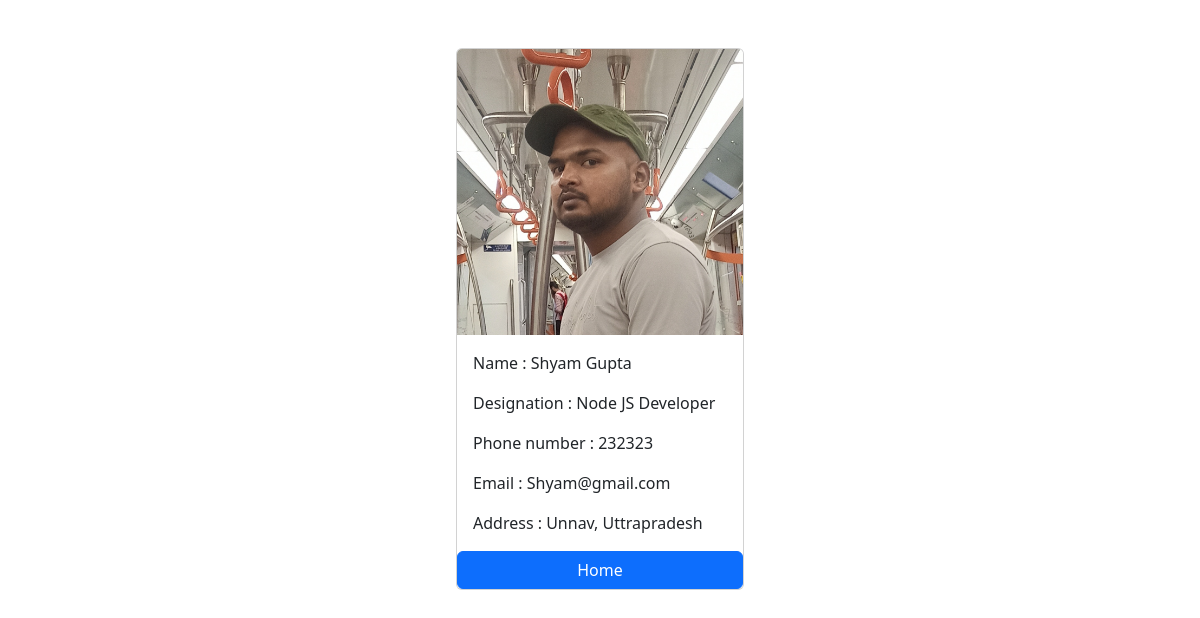
/employee/3/, run on the app's committed database.
### app/models.py (models this page shows, shortened)
class EmployeeDetail(models.Model):
    first_name = models.CharField(max_length=100)
    last_name = models.CharField(max_length=100)
    designation = models.CharField(max_length=100)
    phone_number = models.IntegerField()
    email = models.EmailField()
    photo = models.ImageField(upload_to='images')
    address = models.CharField(max_length=255)

### app/views.py (the view)
# urls.py: path('employee/<int:pk>/', views.employee_detail, name='employee_detail')
def employee_detail(request, pk):
    try:
        employee = EmployeeDetail.objects.get(pk=pk)
        context = {
            'employee' : employee
        }
        return render(request, 'employee_details.html', context)
    except:
        return redirect('home')

### templates/employee_details.html (shortened to what this page needs)
{% load static %}
<!DOCTYPE html>
<html lang="en">
<head>
    <link href="https://cdn.jsdelivr.net/npm/bootstrap@5.3.2/dist/css/bootstrap.min.css" rel="stylesheet">
</head>
<body>
  <div class="container pt-5">
    <div class="card mx-auto" style="width: 18rem;">
      <img src="{{employee.photo.url}}" class="card-img-top" alt="Employee Photo">
      <div class="card-body">
        <p class="card-text">Name : {{ employee.first_name}} {{employee.last_name }}</p>
        <p class="card-text">Designation : {{ employee.designation}}</p>
        <p class="card-text">Phone number : {{ employee.phone_number}}</p>
        <p class="card-text">Email : {{ employee.email}}</p>
        <p class="card-text">Address : {{ employee.address}}</p>
      </div>
      <a href="{% url 'home' %}" class="btn btn-primary">Home</a>
    </div>
  </div>
</body>
</html>

### data on the page
EmployeeDetail: photo (picture), first_name "Shyam", last_name "Gupta", designation "Node JS Developer", phone_number "232323", email "Shyam@gmail.com", address "Unnav, Uttrapradesh"
